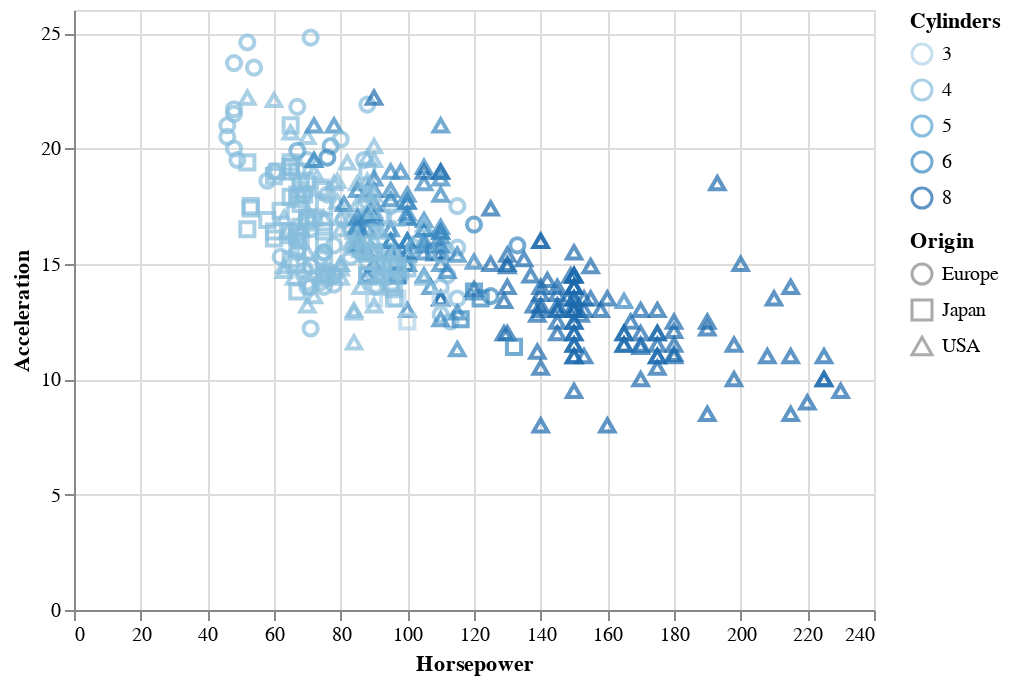

The notebook cell saved with this chart:
### Markdown cell above
### 2.2 Tooltip
Tooltip lets us to show the details that the data point represents when moving around.

`tooltip = [alt.Tooltip('')]`

### 2.3 Interactive
To make the graph a interactive plot, we can add `.interactive()` after all the marks and encodings.

`alt.Chart(dataframe).mark_point().encode().interactive()`

#### Example. Interactive scatter plot of Acceleration vs. Horsepower in cars data, colored by number of cylinders and shaped by origin.

### Code cell
alt.Chart(cars).mark_point(size = 50).encode(
    alt.X('Horsepower',
          type = 'quantitative',
          title = 'Horsepower'), 
    alt.Y('Acceleration',
          type = 'quantitative',
          title = 'Acceleration'), 
    alt.Color('Cylinders', type = 'ordinal'),
    alt.Shape('Origin', type = 'nominal'),
    # include petal length, petal width and species information for each point
    tooltip = [alt.Tooltip('Horsepower'),
               alt.Tooltip('Acceleration'),
               alt.Tooltip('Cylinders'),
               alt.Tooltip('Origin')
              ]
).interactive() # make the plot interactive

### Figure 1 — Vega-Lite specification as saved in the notebook (floating-point values rounded to 4 significant figures; data arrays with more than 128 entries replaced by an {"elided": "..."} marker saying what was removed)
{"config": {"view": {"continuousWidth": 400, "continuousHeight": 300}}, "data": {"name": "data-f02450ab61490a1363517a0190416235"}, "mark": {"type": "point", "size": 50}, "encoding": {"color": {"type": "ordinal", "field": "Cylinders"}, "shape": {"type": "nominal", "field": "Origin"}, "tooltip": [{"type": "quantitative", "field": "Horsepower"}, {"type": "quantitative", "field": "Acceleration"}, {"type": "quantitative", "field": "Cylinders"}, {"type": "nominal", "field": "Origin"}], "x": {"type": "quantitative", "field": "Horsepower", "title": "Horsepower"}, "y": {"type": "quantitative", "field": "Acceleration", "title": "Acceleration"}}, "selection": {"selector001": {"type": "interval", "bind": "scales", "encodings": ["x", "y"]}}, "$schema": "https://vega.github.io/schema/vega-lite/v4.8.1.json", "datasets": {"data-f02450ab61490a1363517a0190416235": {"elided": "406 records"}}}
